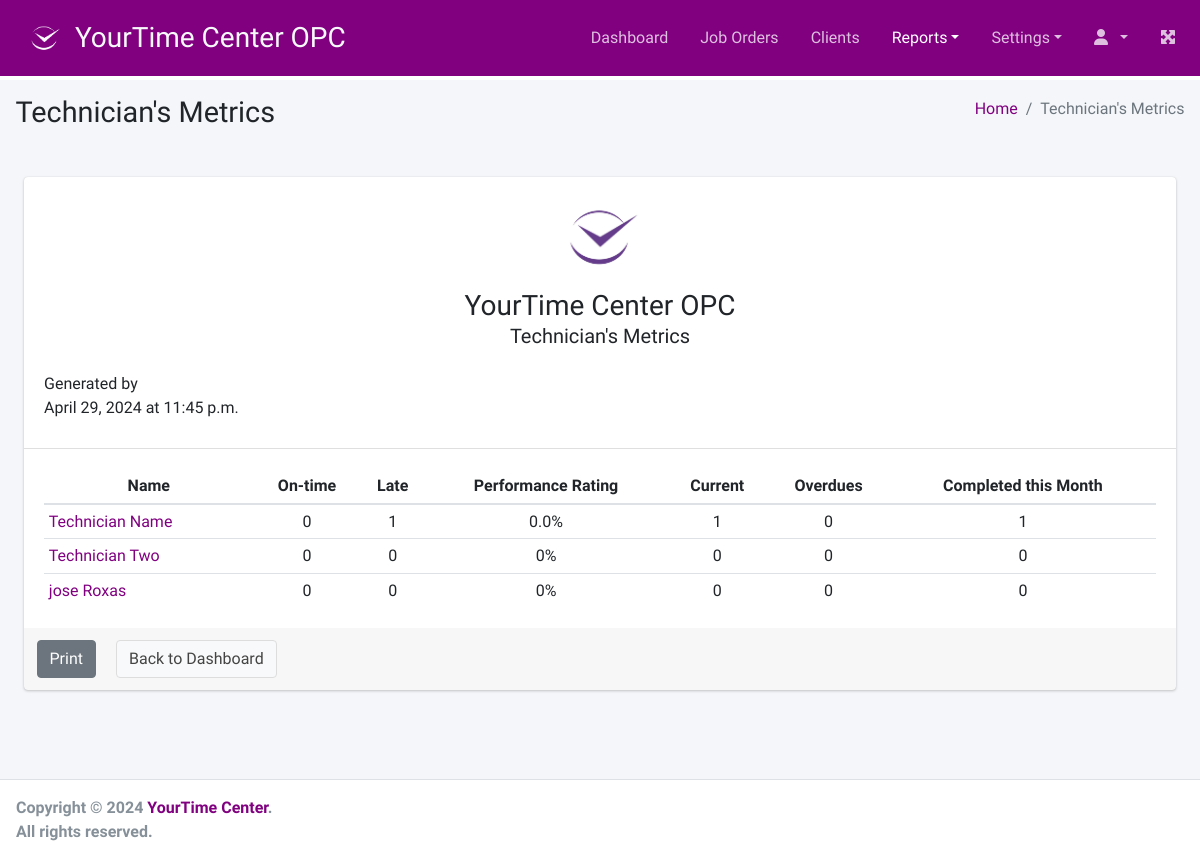
Page /reports/technicians on the committed database.
### access/models.py (models this page shows, shortened)
class Employee(models.Model):
    user = models.OneToOneField(User, on_delete=models.CASCADE)
    first_name = models.CharField(max_length=100)
    last_name = models.CharField(max_length=100)
    user_type = models.IntegerField(choices=userTypes)
    created_at = models.DateTimeField(auto_now_add=True)
    updated_at = models.DateTimeField(auto_now=True)
    is_active = models.BooleanField(default=True)
    objects = models.Manager()
    technicians = Technicians()
    def get_delivery_performance_rating(self):
        jo_ontime = JobOrder.closed_on_time.filter(
            assigned_technician=self).count()
        jo_overdue = JobOrder.closed_late.filter(
            assigned_technician=self).count()
        total = jo_ontime + jo_overdue
        return (jo_ontime / total) * 100 if total > 0 else 0
    def ontime_job_orders(self):
        return JobOrder.closed_on_time.filter(assigned_technician=self)
    def overdue_job_orders(self):
        return JobOrder.closed_late.filter(assigned_technician=self)
    def jo_completed_within_the_month(self):
        return JobOrder.objects.filter(assigned_technician=self, closed_at__month=timezone.localdate().month)
    def active_jo(self):
        return JobOrder.objects.filter(assigned_technician=self, closed_at=None)
    def active_overdue(self):
        return JobOrder.objects.filter(assigned_technician=self, closed_at=None, promise_date__lt=timezone.localdate())
    def __str__(self):
        return f'{self.first_name} {self.last_name}'

### report/views.py (the view)
# urls.py: path('technicians', views.technician_metrics, name='tech_metrics'),
def technician_metrics(request):
    technicians = Employee.technicians.all()
    context = {
        'technicians': technicians,
    }
    return render(request, 'report/tech_metrics.html', context=context)

### access/models.py (called while the page is built)
    def get_queryset(self):
        return super().get_queryset().filter(user_type=1).order_by('last_name').order_by('first_name')

### joborder/models.py (called while the page is built)
    def get_queryset(self):
        return super().get_queryset().filter(
            current_status__in=CLOSE_STATUSES).filter(
            closed_at__lte=F('promise_date')).order_by('-pk')

    def get_queryset(self):
        return super().get_queryset().filter(
            current_status__in=CLOSE_STATUSES).filter(
            closed_at__gt=F('promise_date')).order_by('-pk')

### templates/report/tech_metrics.html (shortened to what this page needs)
{% extends '../base.html' %}
{% load static %}
{% load humanize %}
{% load form_tags %}
{% block page_title %}Technician's Metrics{% endblock page_title %}
{% block breadcrumb %}
    <li class="breadcrumb-item"><a href="{% url 'dashboard' %}">Home</a></li>
    <li class="breadcrumb-item active">Technician's Metrics</li>
{% endblock breadcrumb %}
{% block main_content %}
    <div class="card m-4">
        <div class="card-header text-center">
            <img src="{% static 'img/logo-purple.jpg' %}" alt="YourTime Center OPC" class="img-fluid" style="max-width: 100px;">
            <h3>YourTime Center OPC</h3>
            <h5 class="card-subtitle mb-2">Technician's Metrics</h5>
            <div class="card-text mt-4 text-left">
                <p>Generated by {{ user.get_full_name }}<br />
                {% now "F j, Y" %} at {% now "P" %}</p>
            </div>
        </div>
        <div class="card-body">
            <table class="table table-hover table-sm">
                <thead>
                    <tr>
                        <th class="text-center">Name</th>
                        <th class="text-center">On-time</th>
                        <th class="text-center">Late</th>
                        <th class="text-center">Performance Rating</th>
                        <th class="text-center">Current</th>
                        <th class="text-center">Overdues</th>
                        <th class="text-center">Completed this Month</th>
                    </tr>
                </thead>
                <tbody>
                    {% if technicians %}
                        {% for tech in technicians %}
                            <tr>
                                <td>
                                    <a href="#">{{ tech }}</a>
                                </td>
                                <td class="text-center">{{ tech.ontime_job_orders.count }}</td>
                                <td class="text-center">{{ tech.overdue_job_orders.count }}</td>
                                <td class="text-center">{{ tech.get_delivery_performance_rating }}%</td>
                                <td class="text-center">{{ tech.active_jo.count }}</td>
                                <td class="text-center">{{ tech.active_overdue.count }}</td>
                                <td class="text-center">{{ tech.jo_completed_within_the_month.count }}</td>
                            </tr>
                        {% endfor %}
                    {% else %}
                    <tr>
                        <td colspan="7" class="text-center text-muted">No records found.</td>
                    </tr>
                    {% endif %}
                </tbody>
            </table>
        </div>
        <div class="card-footer no-print">
            <div class="row">
                <button type="button" class="btn btn-secondary card-link" onclick="window.print()">Print</button>
                <a href="{% url 'dashboard' %}" class="btn btn-default card-link">Back to Dashboard</a>
            </div>
        </div>
    </div>
{% endblock main_content %}

### static/css/style.css (style rules this page uses)
body { --primary-color: #800080; --secondary-color: #ADFF2F; }
a { color: var(--primary-color); }

### rows in the picture
Employee: first_name+last_name "Technician Name", ontime_job_orders.count "0", overdue_job_orders.count "1", get_delivery_performance_rating "0.0", active_jo.count "1", active_overdue.count "0", jo_completed_within_the_month.count "1"
Employee: first_name+last_name "Technician Two", ontime_job_orders.count "0", overdue_job_orders.count "0", get_delivery_performance_rating "0", active_jo.count "0", active_overdue.count "0", jo_completed_within_the_month.count "0"
Employee: first_name+last_name "jose Roxas", ontime_job_orders.count "0", overdue_job_orders.count "0", get_delivery_performance_rating "0", active_jo.count "0", active_overdue.count "0", jo_completed_within_the_month.count "0"
